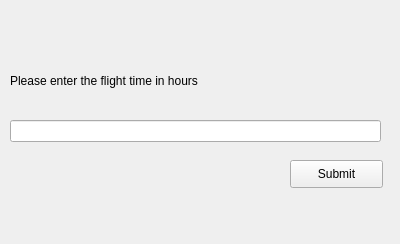
<?xml version="1.0" encoding="UTF-8"?>
<ui version="4.0">
 <class>Form</class>
 <widget class="QWidget" name="Form">
  <property name="geometry">
   <rect>
    <x>0</x>
    <y>0</y>
    <width>400</width>
    <height>244</height>
   </rect>
  </property>
  <property name="windowTitle">
   <string>Form</string>
  </property>
  <widget class="QLabel" name="label">
   <property name="geometry">
    <rect>
     <x>10</x>
     <y>60</y>
     <width>391</width>
     <height>41</height>
    </rect>
   </property>
   <property name="text">
    <string>Please enter the flight time in hours</string>
   </property>
   <property name="wordWrap">
    <bool>true</bool>
   </property>
  </widget>
  <widget class="QLineEdit" name="ftimeinput">
   <property name="geometry">
    <rect>
     <x>10</x>
     <y>120</y>
     <width>371</width>
     <height>22</height>
    </rect>
   </property>
  </widget>
  <widget class="QPushButton" name="Submit">
   <property name="geometry">
    <rect>
     <x>290</x>
     <y>160</y>
     <width>93</width>
     <height>28</height>
    </rect>
   </property>
   <property name="text">
    <string>Submit</string>
   </property>
  </widget>
 </widget>
 <resources/>
 <connections/>
</ui>
